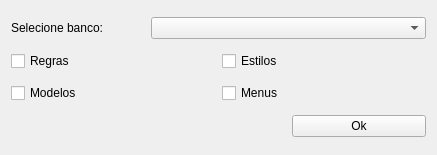
<?xml version="1.0" encoding="UTF-8"?>
<ui version="4.0">
 <class>Form</class>
 <widget class="QWidget" name="Form">
  <property name="geometry">
   <rect>
    <x>0</x>
    <y>0</y>
    <width>437</width>
    <height>155</height>
   </rect>
  </property>
  <property name="windowTitle">
   <string>Form</string>
  </property>
  <layout class="QGridLayout" name="gridLayout">
   <item row="0" column="0">
    <widget class="QLabel" name="label">
     <property name="text">
      <string>Selecione banco:</string>
     </property>
    </widget>
   </item>
   <item row="0" column="1" colspan="2">
    <widget class="QComboBox" name="databasesCb"/>
   </item>
   <item row="1" column="0" colspan="3">
    <layout class="QHBoxLayout" name="horizontalLayout">
     <item>
      <widget class="QCheckBox" name="rulesCkb">
       <property name="text">
        <string>Regras</string>
       </property>
      </widget>
     </item>
     <item>
      <widget class="QCheckBox" name="stylesCkb">
       <property name="text">
        <string>Estilos</string>
       </property>
      </widget>
     </item>
    </layout>
   </item>
   <item row="2" column="0" colspan="3">
    <layout class="QHBoxLayout" name="horizontalLayout_2">
     <item>
      <widget class="QCheckBox" name="modelsCkb">
       <property name="text">
        <string>Modelos</string>
       </property>
      </widget>
     </item>
     <item>
      <widget class="QCheckBox" name="menusCkb">
       <property name="text">
        <string>Menus</string>
       </property>
      </widget>
     </item>
    </layout>
   </item>
   <item row="3" column="0" colspan="2">
    <spacer name="horizontalSpacer">
     <property name="orientation">
      <enum>Qt::Horizontal</enum>
     </property>
     <property name="sizeHint" stdset="0">
      <size>
       <width>159</width>
       <height>20</height>
      </size>
     </property>
    </spacer>
   </item>
   <item row="3" column="2">
    <widget class="QPushButton" name="okBtn">
     <property name="text">
      <string>Ok</string>
     </property>
    </widget>
   </item>
  </layout>
 </widget>
 <resources/>
 <connections/>
</ui>
